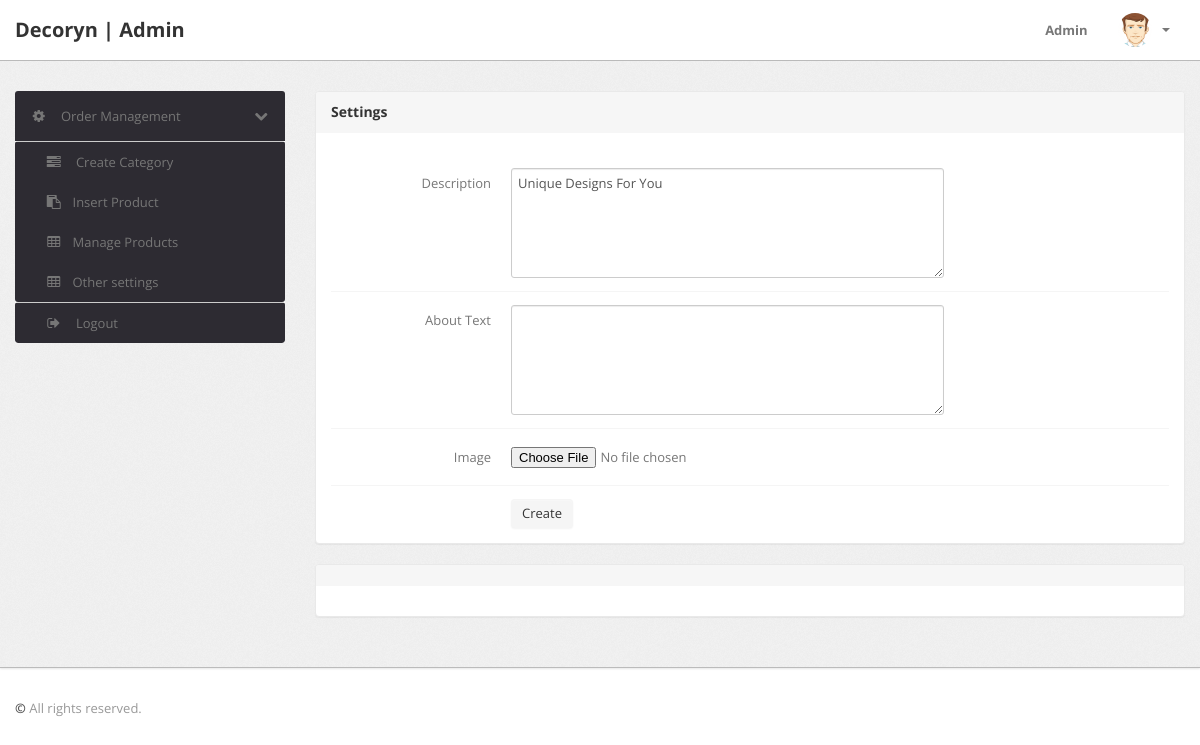
Before: /admin/other.php (signed in) with the older database file.
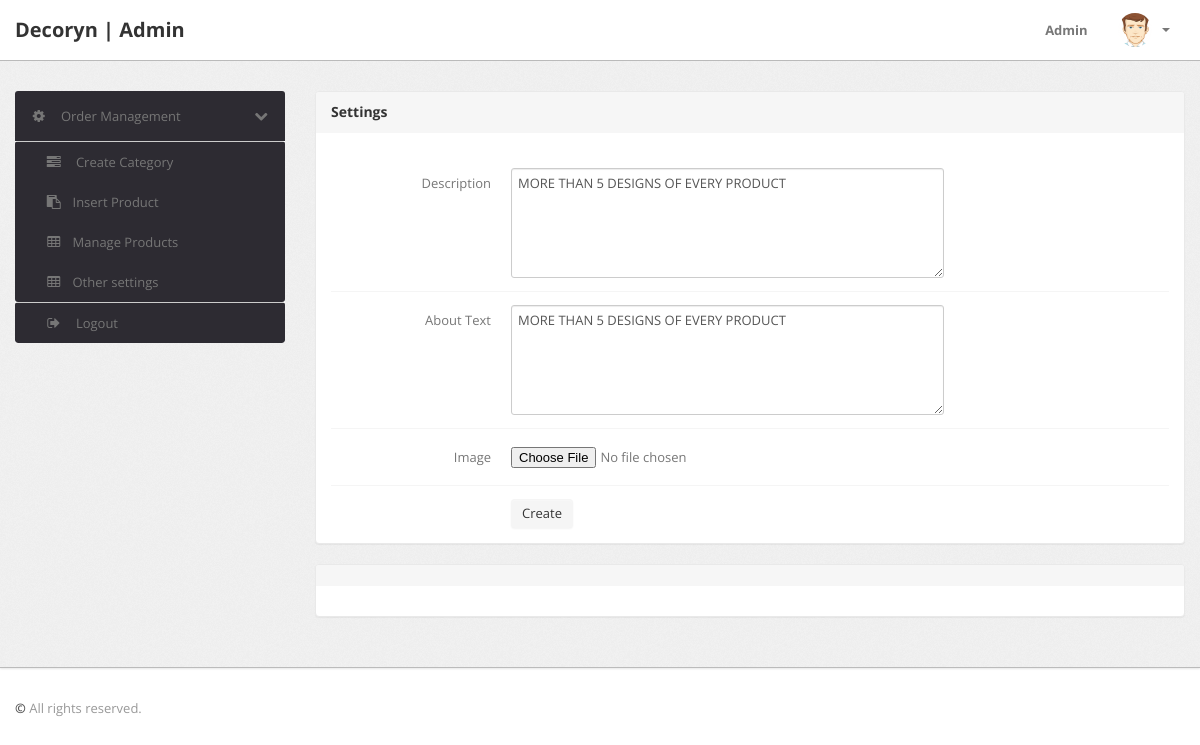
After: the same page with the newer database file.
### tables this page shows
CREATE TABLE `setting` (
  `id` int(11) NOT NULL,
  `name` varchar(200) NOT NULL,
  `data` varchar(200) NOT NULL
);

### admin/other.php (the view, shortened to what this page needs)
<?php
if(strlen($_SESSION['alogin'])==0)
{
    header('location:index.php');
}
else{
    ?>
    <!DOCTYPE html>
    <html lang="en">
<head>
    <link type="text/css" href="bootstrap/css/bootstrap.min.css" rel="stylesheet">
    <link type="text/css" href="bootstrap/css/bootstrap-responsive.min.css" rel="stylesheet">
    <link type="text/css" href="css/theme.css" rel="stylesheet">
    <link type="text/css" href="images/icons/css/font-awesome.css" rel="stylesheet">
</head>
<body>
<?php include('include/header.php');?>
<div class="wrapper">
    <div class="container">
        <div class="row">
            <?php include('include/sidebar.php');?>
            <div class="span9">
                <div class="content">
                    <div class="module">
                        <div class="module-head">
                            <h3>Settings</h3>
                        </div>
                        <div class="module-body">
                            <br />
                            <form class="form-horizontal row-fluid" name="Category" method="post" enctype="multipart/form-data" >
                                <?php
                                $query=mysqli_query($con,"select * from setting where name='header_text'");
                                $row=mysqli_fetch_array($query);
                                ?>
                                <div class="control-group">
                                    <label class="control-label" for="basicinput">Description</label>
                                    <div class="controls">
                                        <textarea class="span8" name="description" rows="5"><?php echo $row['data']; ?></textarea>
                                    </div>
                                </div>
                                <?php
                                $query=mysqli_query($con,"select * from setting where name='about_text'");
                                $row=mysqli_fetch_array($query);
                                ?>
                                <div class="control-group">
                                    <label class="control-label" for="basicinput">About Text</label>
                                    <div class="controls">
                                        <textarea class="span8" name="about" rows="5"><?php echo $row['data']; ?></textarea>
                                    </div>
                                </div>
                                <div class="control-group">
                                    <label class="control-label" for="basicinput">Image</label>
                                    <div class="controls">
                                        <input type="file" name="img" id="img" value="" class="span8 tip" >
                                    </div>
                                </div>
                                <div class="control-group">
                                    <div class="controls">
                                        <button type="submit" name="submit" class="btn">Create</button>
                                    </div>
                                </div>
                            </form>
                        </div>
                    </div>
                    <div class="module">
                        <div class="module-head">
                        </div>
                        <div class="module-body table">
                        </div>
                    </div>
                </div>
            </div>
        </div>
    </div>
</div>
<?php include('include/footer.php');?>
</body>
<?php } ?>

Changed rows visible on the page:
changed setting (number 1 of 2 on the later page): description "Unique Designs For You" → "MORE THAN 5 DESIGNS OF EVERY PRODUCT"
added setting: about "MORE THAN 5 DESIGNS OF EVERY PRODUCT"
